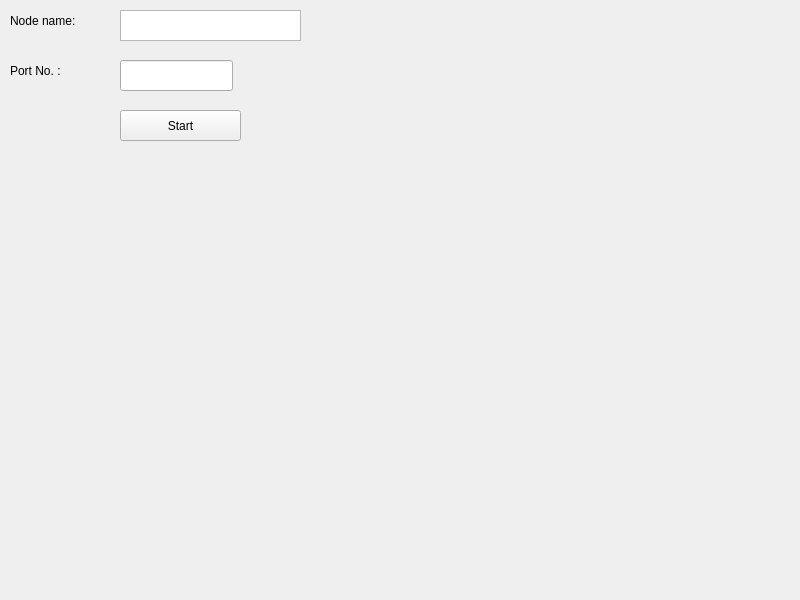
<?xml version="1.0" encoding="UTF-8"?>
<ui version="4.0">
 <class>mainwindow</class>
 <widget class="QWidget" name="mainwindow">
  <property name="geometry">
   <rect>
    <x>0</x>
    <y>0</y>
    <width>800</width>
    <height>600</height>
   </rect>
  </property>
  <property name="windowTitle">
   <string>mainwindow</string>
  </property>
  <widget class="QLabel" name="label">
   <property name="geometry">
    <rect>
     <x>10</x>
     <y>10</y>
     <width>91</width>
     <height>21</height>
    </rect>
   </property>
   <property name="text">
    <string>Node name:</string>
   </property>
  </widget>
  <widget class="QTextEdit" name="textEdit">
   <property name="geometry">
    <rect>
     <x>120</x>
     <y>10</y>
     <width>181</width>
     <height>31</height>
    </rect>
   </property>
  </widget>
  <widget class="QLabel" name="label_2">
   <property name="geometry">
    <rect>
     <x>10</x>
     <y>60</y>
     <width>91</width>
     <height>21</height>
    </rect>
   </property>
   <property name="text">
    <string>Port No. :</string>
   </property>
  </widget>
  <widget class="QPushButton" name="startButton">
   <property name="geometry">
    <rect>
     <x>120</x>
     <y>110</y>
     <width>121</width>
     <height>31</height>
    </rect>
   </property>
   <property name="text">
    <string>Start</string>
   </property>
  </widget>
  <widget class="QLineEdit" name="port_textBox">
   <property name="geometry">
    <rect>
     <x>120</x>
     <y>60</y>
     <width>113</width>
     <height>31</height>
    </rect>
   </property>
  </widget>
 </widget>
 <resources/>
 <connections/>
</ui>
